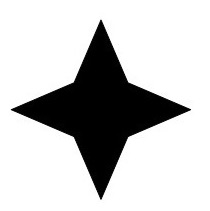
#> input picture img/4star.jpg, 210 x 211 px, given in place of the camera
$ python workshop_painting_cam.py
#> lines starting #> are read from the running program, lines starting #| are printed output that depends on the picture; after the words box and inside, x2 and y2 are one past the last pixel; in counts of white or black regions, pixels touching at a corner belong together
"""
opencv

출처

제목: 파이썬으로 만드는 OpenCV 프로젝트
저자: 이세우
출판: 프로그래밍인사이트
"""
"""
요약

[예제 6-21] 스케치 효과 카메라 풀이
"""
import cv2
import numpy as np

cap = cv2.VideoCapture(0)

while cap.isOpened():
    ret, img = cap.read()
#> img is the input picture: shape (211, 210, 3); min 0, max 255, mean 197.9
    if ret:
        img_gray = cv2.cvtColor(src=img,code=cv2.COLOR_BGR2GRAY)
        sketch = cv2.GaussianBlur(src=img_gray, ksize=(9,9), sigmaX=0)
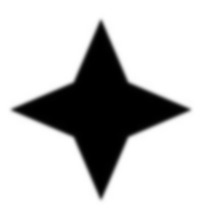
#> sketch: shape (211, 210); min 0, max 255, mean 197.9
        sketch = cv2.Laplacian(src=sketch, ddepth=-1, ksize=5)
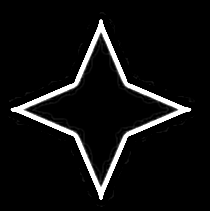
#> sketch: shape (211, 210); min 0, max 255, mean 15.7
        _, sketch = cv2.threshold(src=sketch, thresh=70, maxval=255, type=cv2.THRESH_BINARY_INV)
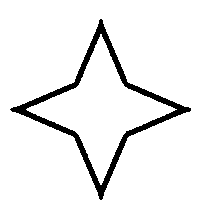
#> sketch: shape (211, 210); 93.6% white; 1 black region, box (x1, y1, x2, y2) and area: (10, 19, 191, 200) 2835

        kernel = cv2.getStructuringElement(shape=cv2.MORPH_CROSS, ksize=(3,3))
        sketch = cv2.erode(src=sketch, kernel=kernel)
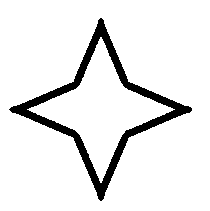
#> sketch: shape (211, 210); 91.5% white; 1 black region, box (x1, y1, x2, y2) and area: (9, 18, 192, 201) 3761

        sketch = cv2.medianBlur(src=sketch, ksize=5)
#> sketch: shape (211, 210); 91.5% white; 1 black region, box (x1, y1, x2, y2) and area: (10, 19, 192, 200) 3765
        sketch = cv2.cvtColor(src=sketch, code=cv2.COLOR_GRAY2BGR)

        # sketch = cv2.bitwise_not(src=sketch)

        blur = cv2.blur(src=img, ksize=(10,10))
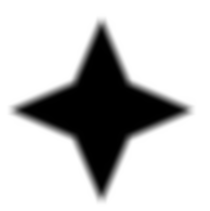
#> blur: shape (211, 210, 3); min 0, max 255, mean 197.9
        blur2 = cv2.bitwise_and(src1=blur, src2=sketch)
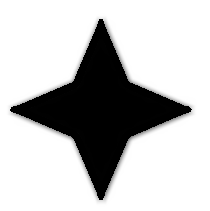
#> blur2: shape (211, 210, 3); min 0, max 255, mean 192.4

        cv2.imshow(winname="cam", mat=np.hstack((sketch,blur2)))
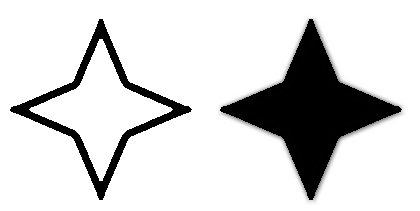
#> window 'cam': shape (211, 420, 3); min 0, max 255, mean 212.9
        if cv2.waitKey(1) & 0xff == 27:
#> (key Esc is pressed here)
            break
    else:
        break

cap.release()
cv2.destroyAllWindows()

$ run again, on img/5shapes.jpg
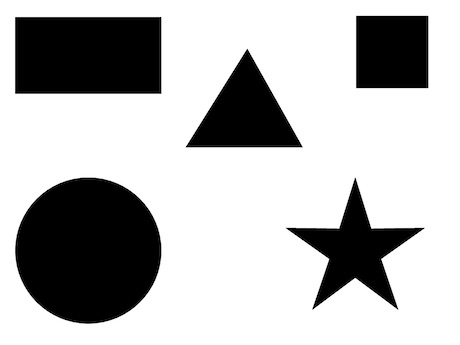
#> input picture img/5shapes.jpg, 460 x 345 px, given in place of the camera
#> img is the input picture: shape (345, 460, 3); min 0, max 255, mean 183.4
#> `_, sketch = cv2.threshold(src=sketch, thresh=70, maxval=255, type=cv2...`:
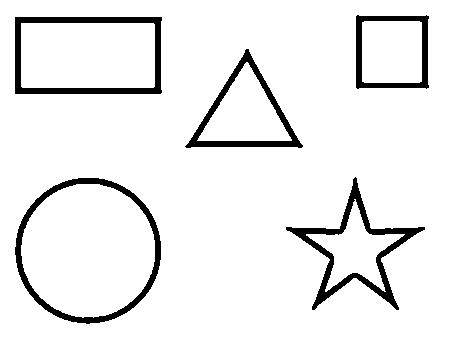
#> sketch: shape (345, 460); 93% white; 5 black regions, box (x1, y1, x2, y2) and area: (286, 177, 425, 310) 2708, (15, 178, 161, 324) 2571, (15, 17, 162, 94) 2542, (185, 49, 303, 148) 1860, (356, 15, 429, 89) 1484
#> `cv2.imshow(winname="cam", mat=np.hstack((sketch,blur2)))`:
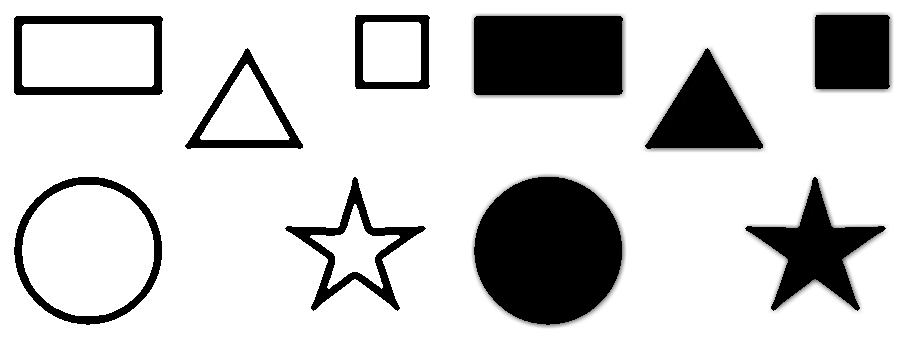
#> window 'cam': shape (345, 920, 3); min 0, max 255, mean 204.3
